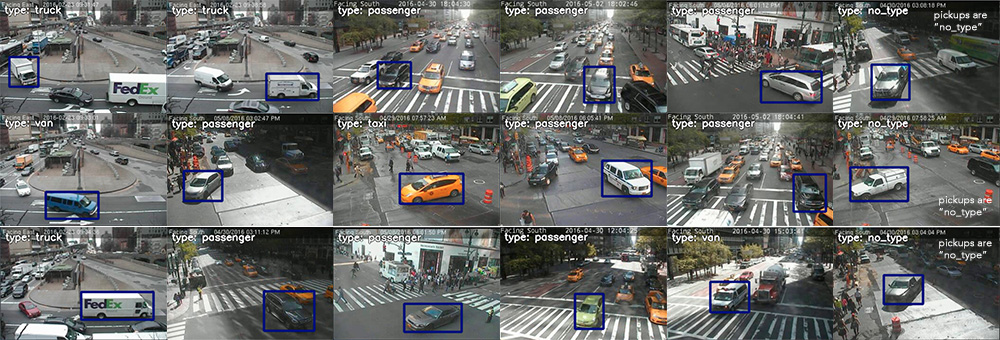
#> input picture fig/examples-type.jpg, 1000 x 340 px
$ python MakeGridFromVideos.py --in_video_paths ../fig/examples-type.jpg --out_video_path out.avi --imwidth 100
#> lines starting #> are read from the running program, lines starting #| are printed output that depends on the picture
### lib/backend/backendMedia.py
import os, sys, os.path as op
import numpy as np
import imageio
import logging
import shutil
import traceback
from pprint import pformat
from operator import itemgetter
import PIL
'''
The support for reading and writing media in the form of single files and
multiple files, which are supported by our backend imageio:
https://imageio.readthedocs.io/en/stable/formats.html

Levels of abstraction:

- classes VideoReader and PictureReader:
  1) hides implementation if "imread" for images and "maskread" for masks,
  2) maintain a collection of open videos (in case of VideoReader).

- class MediaReader:
  1) hides whether VideoReader or PictureReader should be used,
  2) compute absolute paths from "rootdir" and the provided paths.
  3) maintain cache of images already in memory,


- classes VideoWriter and PictureWriter:
  1) create / recreate a media / dir or raise an exception,
  2) hides implementation if "imwrite" for images and "maskwrite" for masks,
  3) counts frames / images (or writes the given name in case of PictureWriter.)

- class MediaWriter:
  1) hides whether VideoWriter or PictureWriter should be used,
  2) compute recorded paths relative to "rootdir".

'''


def normalizeSeparators(path):
    ''' Replace mixed slashes to forward slashes in a path.
  Provides the compatibility for Windows. '''
    return path.replace('/', os.sep).replace('\\', os.sep)


# [8 lines left out: function getPictureSize, not called in this run]


class VideoReader:
    '''Implementation of imagery reader based on "Image" <-> "Frame in video".'''
    # [52 lines left out: functions __init__, _openVideo, readImpl, not called in this run]

    def imread(self, image_id):
        return self.readImpl(image_id, ismask=False)

    # [6 lines left out: function maskread, not called in this run]

    def close(self):
        for key in self.videos:
            self.videos[key].close()


class VideoWriter:
    def __init__(self,
                 vimagefile=None,
                 vmaskfile=None,
                 overwrite=False,
                 fps=1):
        self.overwrite = overwrite
        self.vimagefile = vimagefile
        self.vmaskfile = vmaskfile
        self.image_writer = None
        self.mask_writer = None
        self.image_current_frame = -1
        self.mask_current_frame = -1
        self.frame_size = None  # used for checks
        self.fps = fps
        if vimagefile is not None and op.exists(vimagefile) and not overwrite:
            raise ValueError(
                'VideoWriter has to write to file "%s", '
                'but that file already exists. Pass overwrite=True.' %
                vimagefile)
        if vmaskfile is not None and op.exists(vmaskfile) and not overwrite:
            raise ValueError(
                'VideoWriter has to write to file "%s", '
                'but that file already exists. Pass overwrite=True.' %
                vmaskfile)

    def _openVideo(self, ref_frame, ismask):
        '''
        Open a video for writing with parameters from the reference video (from reader)
        '''
        width = ref_frame.shape[1]
        height = ref_frame.shape[0]
        if self.frame_size is None:
            self.frame_size = (width, height)
        else:
            assert self.frame_size == (width, height), \
               'frame_size different for image and mask: %s vs %s' % \
               (self.frame_size, (width, height))

        vpath = self.vmaskfile if ismask else self.vimagefile
        vpath = normalizeSeparators(vpath)
        logging.info('Opening video: %s' % vpath)

        # Check if a user passed without extension (otherwise, the error is obscure.)
        if op.splitext(vpath)[1] == '':
            raise TypeError('Video path "%s" should have an extension.' %
                            vpath)

        # check if video exists
        if op.exists(vpath):
            if self.overwrite:
                os.remove(vpath)
            else:
                raise ValueError('Video already exists: %s. A mistake?' %
                                 vpath)

        # check if dir exists
        logging.debug('vpath: "%s", dirname: "%s"' %
                      (vpath, op.dirname(vpath)))
        if not op.exists(op.abspath(op.dirname(vpath))):
            os.makedirs(op.dirname(vpath))

        if ismask:
            # "huffyuv" codec is good for png. "rgb24" keeps all colors and is supported by VLC.
            self.mask_writer = imageio.get_writer(
                vpath,
                fps=self.fps,
                codec='huffyuv',
                macro_block_size=None,  # No resizing of frame.
                pixelformat='rgb24')
        else:
            # "mjpeg" for JPG images with highest quality and keeping all info with "yuvj444p".
            self.image_writer = imageio.get_writer(
                vpath,
                fps=self.fps,
                codec='mjpeg',
                quality=10,
                macro_block_size=None,  # No resizing of frame.
                pixelformat='yuvj444p')

    # [15 lines left out: function imwrite, not called in this run]

    def maskwrite(self, mask):
        # Multiple checks and lazy init.
        assert self.vmaskfile is not None
        if self.mask_writer is None:
            self._openVideo(mask, ismask=True)
        assert mask.dtype == np.uint8
        if len(mask.shape) == 2:
            mask = np.stack((mask, mask, mask),
                            axis=-1)  # Otherwise mask is not written well.
        assert len(mask.shape) == 3 and mask.shape[2] == 3, mask.shape
        assert (mask.shape[1], mask.shape[0]) == self.frame_size
        # write.
        self.mask_writer.append_data(mask)
        # Return recorded maskfile.
        self.mask_current_frame += 1
        return '%s/%d' % (self.vmaskfile, self.mask_current_frame)

    # [5 lines left out: function close, not called in this run]


class PictureReader:
    '''
    Implementation of imagery reader based on the one-to-one correspondence
    "Image" <-> "Picture file (.jpg, .png, etc)".
    '''
    # [12 lines left out: function _readImpl, not called in this run]

    def imread(self, image_id):
        return self._readImpl(image_id)

    def maskread(self, mask_id):
        return self._readImpl(mask_id)

    def close(self):
        pass


class PictureWriter:
    # [113 lines left out: functions __init__, imwrite, maskwrite, not called in this run]

    def close(self):
        pass


class MediaReader:
    '''
    A wrapper class around PictureReader and VideoReader.
    The purpose is to automatically understand if an image_id is a picture or video frame.
    If it is a picture, create PictureReader.
    If it is a video frame, create VideoReader.
    Reader can not later change, that is, can not mix pictures and video media.
    '''
    # [8 lines left out: function __init__, not called in this run]

    def close(self):
        if self.reader is not None:
            self.reader.close()

    # [93 lines left out: functions _imread_no_cache, imread, _maskread_no_cache, maskread, not called in this run]


class MockWriter:
    # [32 lines left out: functions __init__, imwrite, maskwrite, not called in this run]

    def close(self):
        pass


class MediaWriter:
    '''
    A wrapper class around PictureWriter and VideoWriter. The purpose is
    1) to avoid if-else in the subcommand code, depending on how a user would
       like to record data.
    2) return paths relative to rootdir, if needed.
    '''
    # [71 lines left out: functions __init__, imwrite, maskwrite, not called in this run]

    def close(self):
        self.writer.close()

### tools/MakeGridFromVideos.py
#! /usr/bin/env python3
import sys, os
sys.path.append(os.path.dirname(os.path.dirname(os.path.abspath(__file__))))
import numpy as np
import cv2
import argparse
import progressbar
import logging
import imageio
from lib.backend import backendMedia


def MakeGridFromVideos_parser():
    parser = argparse.ArgumentParser(
        'Take a list of video files, and make a new one, '
        'where each frame is a grid of frames from the input videos.')
    parser.add_argument('-i', '--in_video_paths', nargs='+', required=True)
    parser.add_argument('-o', '--out_video_path', required=True)
    parser.add_argument(
        '--gridY',
        type=int,
        help='if specified, use the grid of "gridY" cells wide. Infer gridX.')
    parser.add_argument('--dryrun',
                        action='store_true',
                        help='Do not write anything.')
    parser.add_argument('--overwrite', action='store_true')
    parser.add_argument('--fps', type=int, default=2)
    parser.add_argument('--imwidth', type=int, required=True)
    return parser


def MakeGridFromVideos(args):
    num_videos = len(args.in_video_paths)
    gridY = int(np.sqrt(num_videos)) if args.gridY is None else args.gridY
    gridX = (num_videos - 1) // gridY + 1
    logging.info('Will use [gridY x gridX] = [%d x %d].' % (gridY, gridX))

    if not args.dryrun:
        writer = backendMedia.VideoWriter(vmaskfile=args.out_video_path,
                                          overwrite=args.overwrite,
                                          fps=args.fps)

    def processImage(image):
        image = cv2.cvtColor(image, cv2.COLOR_GRAY2RGB) if len(
            image.shape) == 2 else image
        scale = float(args.imwidth) / image.shape[1]
        image = cv2.resize(image, dsize=(0, 0), fx=scale, fy=scale)
        return image

    handles = [imageio.get_reader(path) for path in args.in_video_paths]
#> handles = 1 item
    grid = None

    for frames in progressbar.progressbar(zip(*handles)):
        frames = [processImage(frame) for frame in frames]
#> frames = 1 item
        height, width = frames[0].shape[0:2]
#> height = 34; width = 100

        # Lazy initialization.
        if grid is None:
            grid = np.zeros((height * gridY, width * gridX, 3), dtype=np.uint8)

        for gridid, image in enumerate(frames):
            grid[height * (gridid // gridX):height * (gridid // gridX + 1),
                 width * (gridid % gridX):width *
                 (gridid % gridX + 1), :] = image.copy()
#> this loop made 1 pass
#> gridid on pass 1: 0
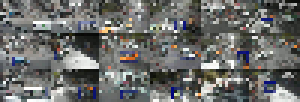
#> grid: shape (34, 100, 3) (shown 3 times larger); mean of channels 0, 1, 2 107.2, 108.3, 106; drawn as R, G, B

        if not args.dryrun:
            writer.maskwrite(grid)

    for handle in handles:
        handle.close()


if __name__ == '__main__':
    parser = MakeGridFromVideos_parser()
    parser.add_argument(
        '--logging',
        default=20,
        type=int,
        choices={10, 20, 30, 40},
        help='Log debug (10), info (20), warning (30), error (40).')
    args = parser.parse_args()
    print(args)

    progressbar.streams.wrap_stderr()
    logging.basicConfig(level=args.logging,
                        format='%(levelname)s: %(message)s')

#> (the run stopped early here; a loop or call above may not have finished)
